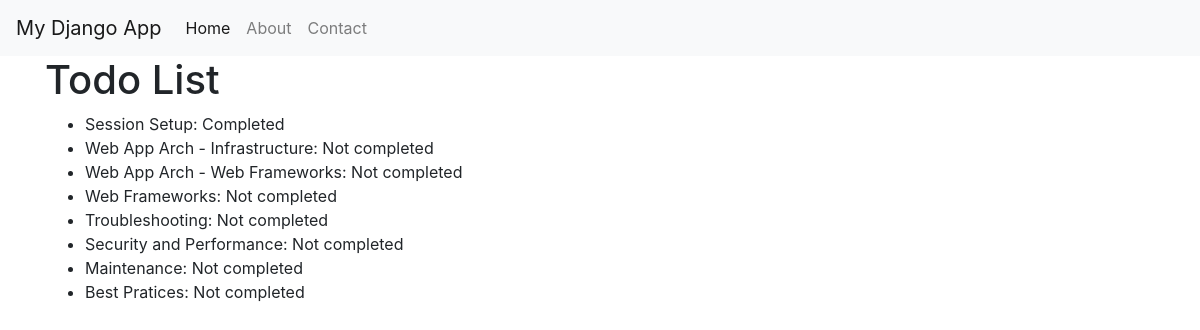
The page /todos/ on the database its author committed.
### welcome/models.py (models this page shows)
class TodoItem(models.Model):
    title = models.CharField(max_length=200)
    completed = models.BooleanField(default=False)

### welcome/views.py (the view)
# urls.py: path("todos/", views.todos, name="Todos")
def todos(req):
    items = TodoItem.objects.all()
    return render(req, "todos.html", {'todos': items } )

### welcome/templates/todos.html
{% extends "base.html" %} {% block content %}
<h1>Todo List</h1>
<ul>
   {% for todo in todos %}
   <li>
      {{ todo.title }}: {% if todo.completed %}Completed{% else %}Not completed{% endif %}
   </li>
   {% endfor %}
</ul>
{% endblock %}

### welcome/templates/base.html (shortened to what this page needs)
<!DOCTYPE html>
<html lang="en">
  <head>
    <link rel="stylesheet" href="https://stackpath.bootstrapcdn.com/bootstrap/4.3.1/css/bootstrap.min.css"  rel="stylesheet" />
  </head>
  <body>
    <nav class="navbar navbar-expand-lg navbar-light bg-light">
      <a class="navbar-brand" href="#">My Django App</a>
      <div class="collapse navbar-collapse" id="navbarNav">
        <ul class="navbar-nav">
          <li class="nav-item active">
            <a class="nav-link" href="#">Home</a>
          </li>
          <li class="nav-item">
            <a class="nav-link" href="#">About</a>
          </li>
          <li class="nav-item">
            <a class="nav-link" href="#">Contact</a>
          </li>
        </ul>
      </div>
    </nav>
    <div class="container">{% block content %} {% endblock %}</div>
  </body>
</html>

### rows shown on the page
TodoItem: title "Session Setup", completed "Completed"
TodoItem: title "Web App Arch - Infrastructure", completed "Not completed"
TodoItem: title "Web App Arch - Web Frameworks", completed "Not completed"
TodoItem: title "Web Frameworks", completed "Not completed"
TodoItem: title "Troubleshooting", completed "Not completed"
TodoItem: title "Security and Performance", completed "Not completed"
TodoItem: title "Maintenance", completed "Not completed"
TodoItem: title "Best Pratices", completed "Not completed"
